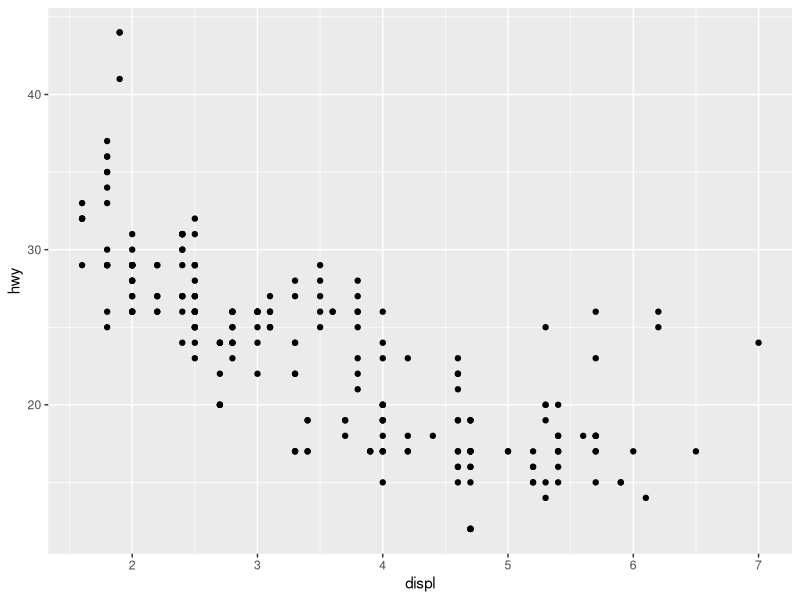
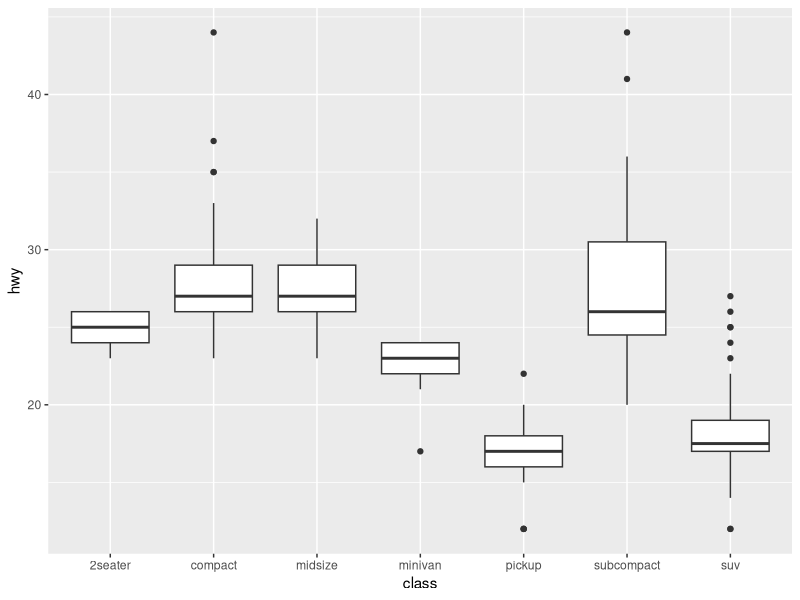
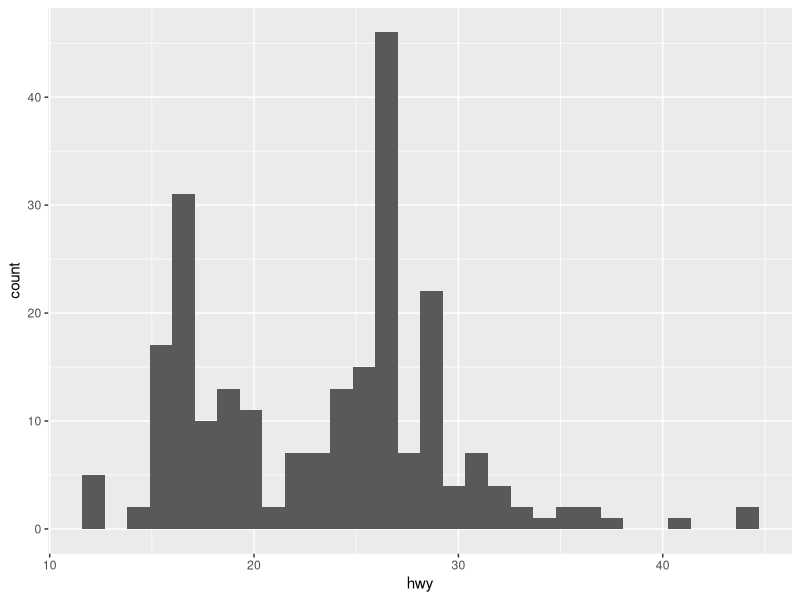
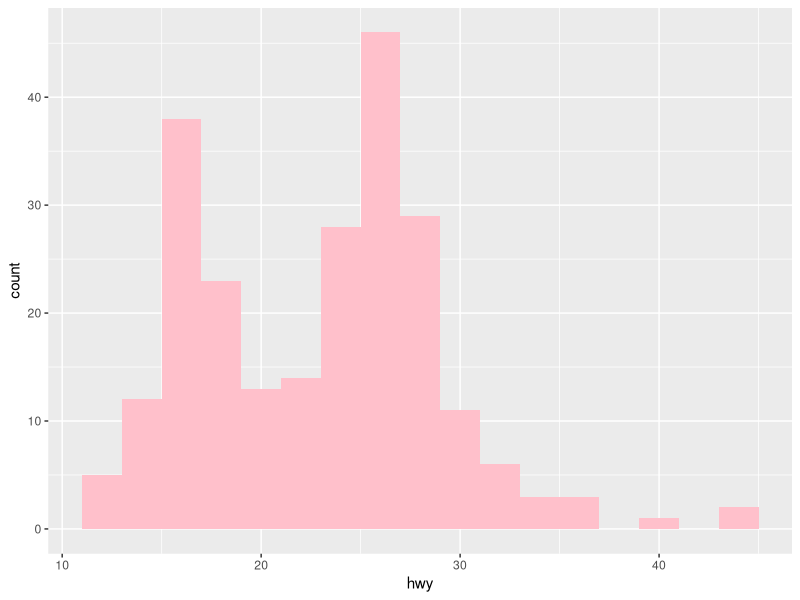
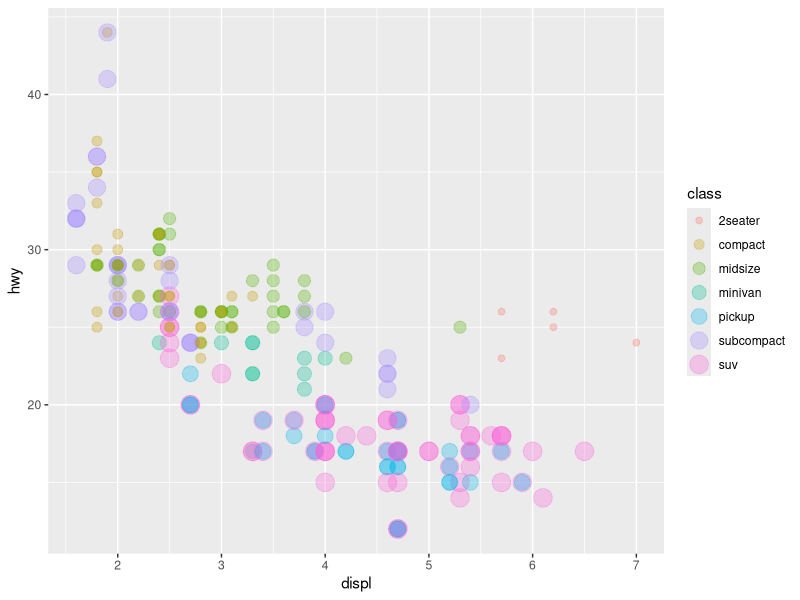
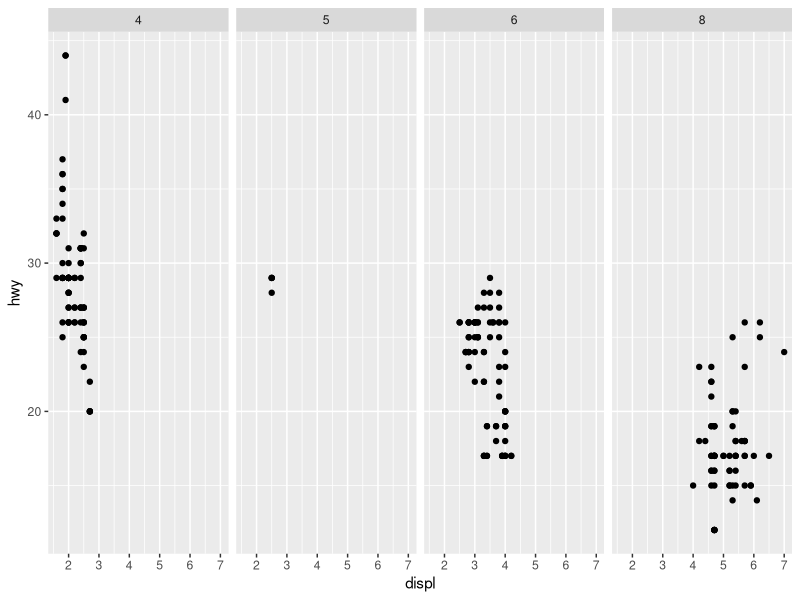
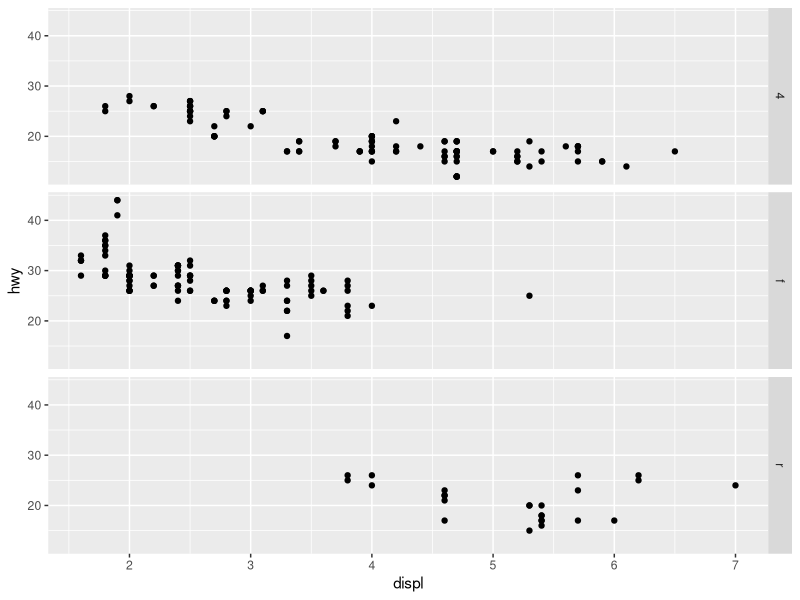
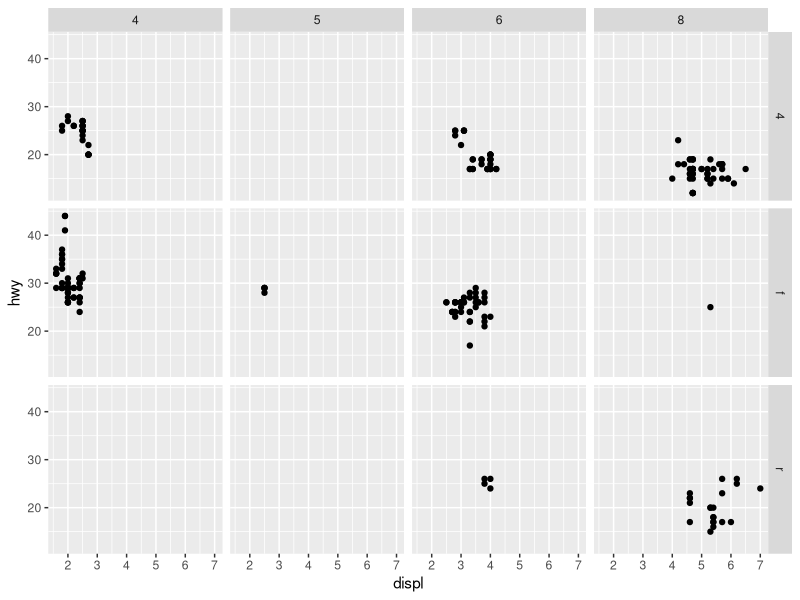

Write R code to recreate these figures, in order.
## ---- chunk 1
knitr::opts_chunk$set(echo = TRUE)
library(tidyverse)
## ---- chunk 2
mpg
## ---- chunk 3
ggplot(data=mpg)+ ## Starts plot, + tells R to add more layers
  geom_point(mapping = aes(x=displ, y=hwy)) ## Add points and axises
## Anything inside aes deals with the structure of the graph
## Geo makes the shape of the graph that represent the data
## Scales add the data range and color of points

## ---- chunk 4
ggplot(data = mpg) +
  geom_boxplot(mapping = aes(x = class, y = hwy))
## ---- chunk 5
ggplot(data = mpg) +
  geom_histogram(mapping = aes(x = hwy))

## ---- chunk 6
ggplot(data = mpg) +
  geom_histogram(mapping = aes(x = hwy), binwidth = 2, fill="pink")

## ---- chunk 7
ggplot(data = mpg) +
  geom_point(mapping = aes(x = displ, y = hwy, color=class, size=class), alpha=0.3)
## alpha causes transparency
## ---- chunk 8
# Makes a plot that the commands below will modify
q <- ggplot(mpg) + geom_point(aes(x = displ, y = hwy))

q + facet_grid(. ~ cyl)
q + facet_grid(drv ~ .)
q + facet_grid(drv ~ cyl)
q + facet_wrap(~ class)
## ---- chunk 9

## ---- chunk 10
ggplot(mpg) + 
  geom_point(aes(displ, hwy)) +
  geom_smooth(aes(displ, hwy))
